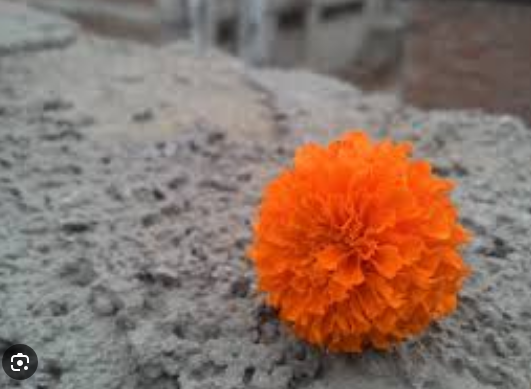
//> input picture resources_opencv/DetectColor.png, 531 x 389 px
$ ./opencv4_open_Color_Detection   (built with g++ and OpenCV 4)
//> lines starting //> are read from the running program, lines starting //| are printed output that depends on the picture; after the words box and inside, x2 and y2 are one past the last pixel; in counts of white or black regions, pixels touching at a corner belong together

#include <opencv2/imgcodecs.hpp>
#include <opencv2/highgui.hpp>
#include <opencv2/imgproc.hpp>
#include <iostream>
int hmin = 0, smin = 0, vmin = 0;
int hmax = 255, smax = 255, vmax = 255;
int main ()
{
    // Open Image
    std::string path       = "../resources_opencv/DetectColor.png";
    std::string path_shape = "../resources_opencv/DetectColor1.png";

    cv::Mat imgHSV, imgHSV_shape, mask, mask_shape;
    cv::Mat img       = cv::imread (path);
//> img is the input picture: 389 rows x 531 cols, CV_8UC3; mean B, G, R 102, 114.4, 140.2
    cv::Mat img_shape = cv::imread (path_shape);
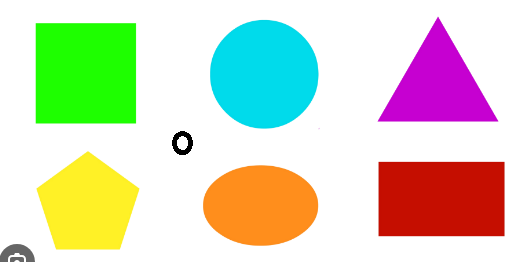
//> input picture resources_opencv/DetectColor1.PNG, 519 x 262 px
//> img_shape is the input picture: 262 rows x 519 cols, CV_8UC3; mean B, G, R 190.6, 216.2, 213.2

    cv::cvtColor (img, imgHSV, cv::COLOR_BGR2HSV);
//> imgHSV: 389 rows x 531 cols, CV_8UC3; mean H, S, V 41.4, 55.2, 141.3
    cv::cvtColor (img_shape, imgHSV_shape, cv::COLOR_BGR2HSV);
//> imgHSV_shape: 262 rows x 519 cols, CV_8UC3; mean H, S, V 20.4, 89, 246.4

    // Трекбары для поиска значений фильтров
    cv::namedWindow ("Trackbars", (640, 200));
    cv::createTrackbar ("Hue Min", "Trackbars", &hmin, 179);
//> slider 'Hue Min' is set to 35
    cv::createTrackbar ("Hue Max", "Trackbars", &hmax, 179);
    cv::createTrackbar ("Sat Min", "Trackbars", &smin, 255);
//> slider 'Sat Min' is set to 51
    cv::createTrackbar ("Sat Max", "Trackbars", &smax, 255);
    cv::createTrackbar ("Val Min", "Trackbars", &vmin, 255);
//> slider 'Val Min' is set to 51
    cv::createTrackbar ("Val Max", "Trackbars", &vmax, 255);

    while (true) {
        cv::Scalar lower (hmin, smin, vmin);
        cv::Scalar upper (hmax, smax, vmax);
        cv::inRange (imgHSV, lower, upper, mask);
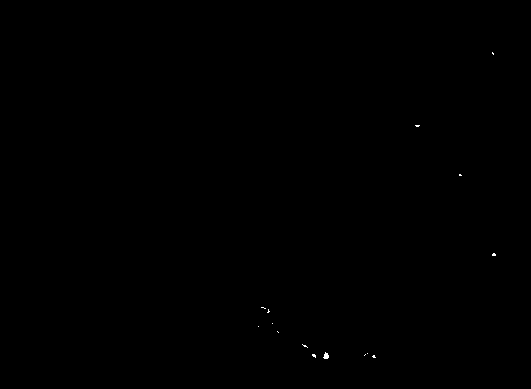
//> mask: 389 rows x 531 cols, CV_8UC1; 0.05% white in thin lines or dots, all inside (x1, y1, x2, y2) = (258, 52, 496, 359)
        cv::inRange (imgHSV_shape, lower, upper, mask_shape);
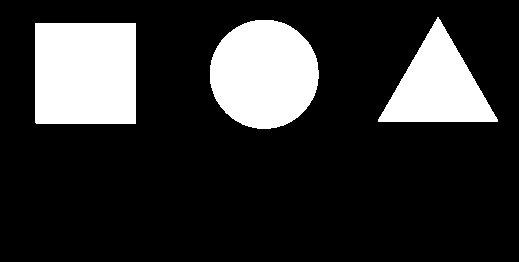
//> mask_shape: 262 rows x 519 cols, CV_8UC1; 19.1% white; 3 white regions, box (x1, y1, x2, y2) and area: (35, 23, 136, 124) 10200, (210, 20, 319, 129) 9352, (378, 17, 498, 122) 6464

        cv::imshow ("Image", img);
        cv::imshow ("Image_shap", img_shape);
        cv::imshow ("Mask", mask);
        cv::imshow ("Mask_shape", mask_shape);
        cv::imshow ("imgHSV", imgHSV);
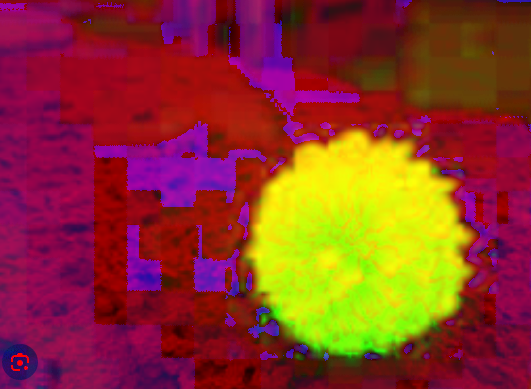
//> window 'imgHSV': 389 rows x 531 cols, CV_8UC3; mean B, G, R 41.4, 55.2, 141.3
        cv::imshow ("imgHSV_shape", imgHSV_shape);
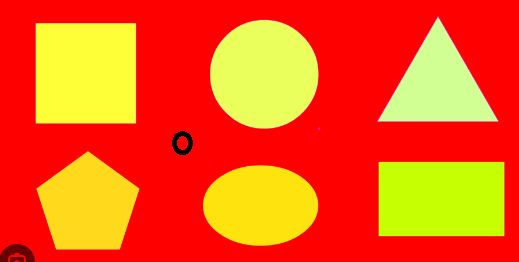
//> window 'imgHSV_shape': 262 rows x 519 cols, CV_8UC3; mean B, G, R 20.4, 89, 246.4

        //  Close
        if (cv::waitKey (0) == 27) {
//> the Esc key is pressed
            std::cout << "Esc key is pressed by user. Stoppig the show image\n";
            break;
        }
    }

    return 0;
}
